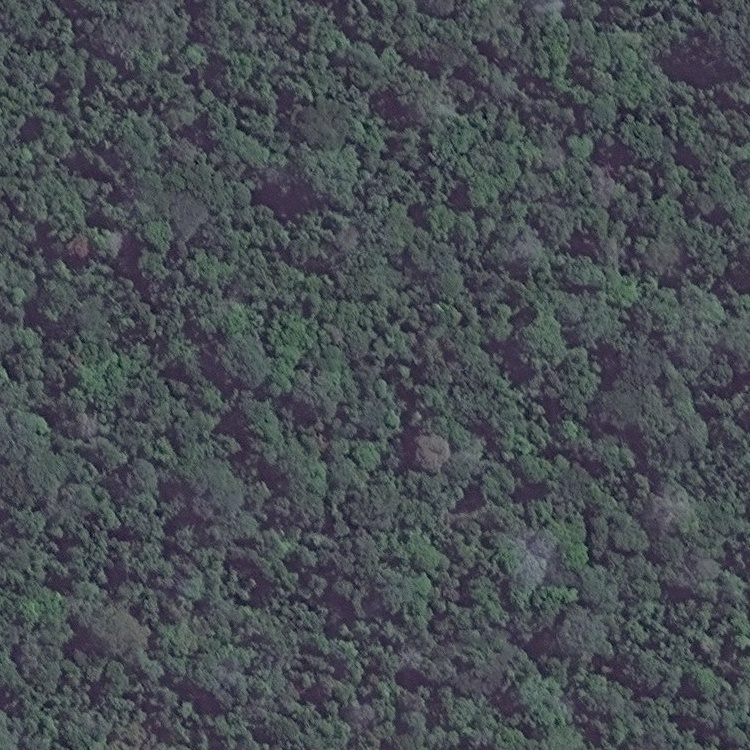
#> input picture Project3/data_750/other/other1.jpg, 750 x 750 px
$ python feature_extraction.py   (older library calls are emulated)
#> lines starting #> are read from the running program, lines starting #| are printed output that depends on the picture
### Project3/image_splitter.py
import numpy
import cv2


def loadimage(image_name):
    pixel_array=cv2.imread(image_name)
    return pixel_array

# [7 lines left out: function displayimage, not called in this run]

def getdimensions(pixel_array):
    return pixel_array.shape

# [31 lines left out: functions saveimg, chop_img, chop_img_set_size, label_and_write_images, not called in this run]

### Project3/feature_extraction.py
import cv2
import image_splitter

def converttogreyscale(image_array):
    image_array=cv2.cvtColor(image_array,cv2.COLOR_RGB2GRAY)
    return image_array


import numpy as np
import matplotlib.pyplot as plt
from skimage.feature import local_binary_pattern
from skimage import data
from skimage.color import label2rgb

plt.rcParams['font.size'] = 9

# settings for LBP, for more info see
# http://scikit-image.org/docs/dev/auto_examples/features_detection/plot_local_binary_pattern.html
#
radius = 2
n_points = 2 * radius
METHOD = 'uniform'

# lpb is the local binary pattern computed for each pixel in the image
# [77 lines left out: functions hist, kullback_leibler_divergence, match, run_LBP, not called in this run]


from skimage.feature import hog
from skimage import  exposure

# [25 lines left out: function run_hog, not called in this run]

from scipy import ndimage as ndi

from skimage.util import img_as_float
from skimage.filters import gabor_kernel


def compute_feats(image, kernels):
    feats = np.zeros((len(kernels), 2), dtype=np.double)
    for k, kernel in enumerate(kernels):
        filtered = ndi.convolve(image, kernel, mode='wrap')
        feats[k, 0] = filtered.mean()
        feats[k, 1] = filtered.var()
    return feats


def match(feats, ref_feats):
    min_error = np.inf
    min_i = None
    for i in range(ref_feats.shape[0]):
        error = np.sum((feats - ref_feats[i, :])**2)
        if error < min_error:
            min_error = error
            min_i = i
    return min_i


# prepare filter bank kernels
kernels = []
for theta in range(4):
    theta = theta / 4. * np.pi
    for sigma in (1, 3):
        for frequency in (0.05, 0.25):
            kernel = np.real(gabor_kernel(frequency, theta=theta,
                                          sigma_x=sigma, sigma_y=sigma))
            kernels.append(kernel)


shrink = (slice(0, None, 3), slice(0, None, 3))
other1=image_splitter.loadimage("./data_750/other/other1.jpg")
#> in loadimage, pixel_array is the input picture: shape (750, 750, 3); mean B, G, R 82.8, 77.2, 71.6
other1=converttogreyscale(other1)
other1 = img_as_float(other1)[shrink]
agri5=image_splitter.loadimage('./data_750/agriculture/agr5.jpg')
#> call 2 of loadimage, with image_name = './data_750/agriculture/agr5.jpg'
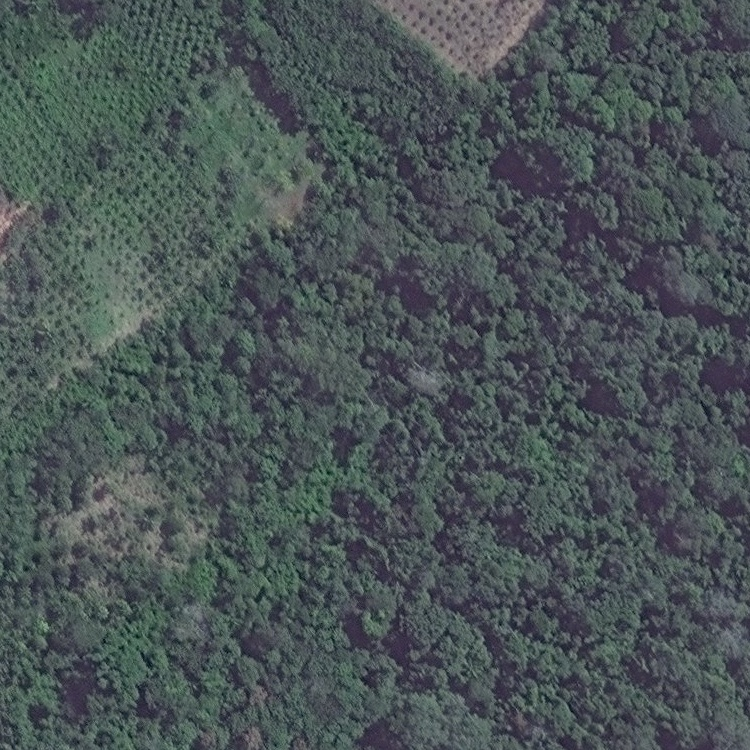
#> input picture Project3/data_750/agriculture/agr5.jpg, 750 x 750 px
#> in loadimage, pixel_array is the input picture: shape (750, 750, 3); mean B, G, R 86.2, 84.2, 74.4
agri5=converttogreyscale(agri5)
agri5 = img_as_float(agri5)[shrink]
agri9=image_splitter.loadimage('./data_750/agriculture/agr9.jpg')
#> call 3 of loadimage, with image_name = './data_750/agriculture/agr9.jpg'
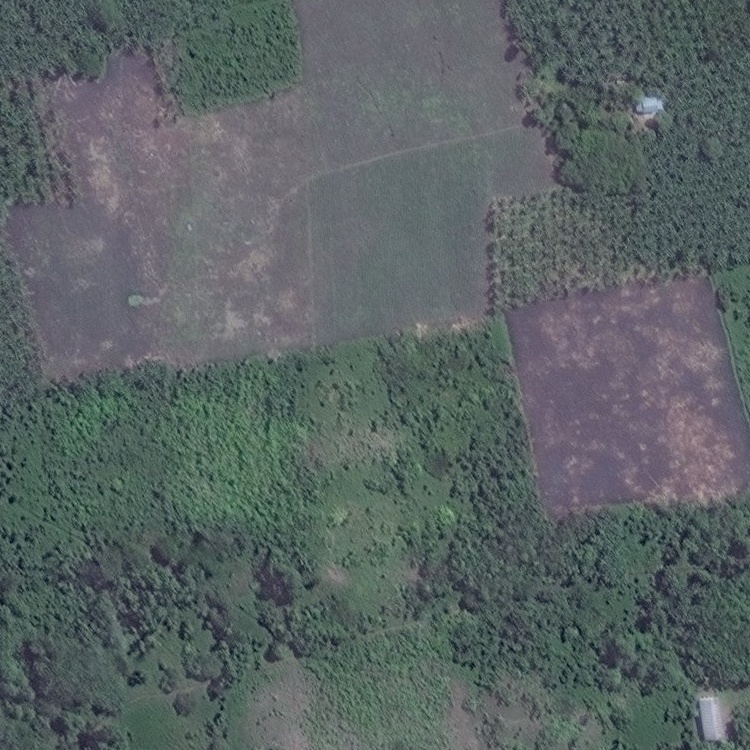
#> input picture Project3/data_750/agriculture/agr9.jpg, 750 x 750 px
#> in loadimage, pixel_array is the input picture: shape (750, 750, 3); mean B, G, R 100.3, 99.5, 90.2
agri9=converttogreyscale(agri9)
agri9 = img_as_float(agri9)[shrink]
image_names = ('other1', 'agri5', 'agri9')
images = (other1, agri5, agri9)

# prepare reference features
ref_feats = np.zeros((3, len(kernels), 2), dtype=np.double)
ref_feats[0, :, :] = compute_feats(other1, kernels)
#> after the loop in compute_feats, `for k, kernel in enumerate(kernels):`: feats = 16 rows, first 8: [0.292, 0.00169], [0.0892, 0.000445], [0.197, 0.000303], [0.000294, 3.41e-05], [0.292, 0.00168], [0.0894, 0.00034], [0.199, 0.000274], [4.73e-05, 1.87e-05]
ref_feats[1, :, :] = compute_feats(agri5, kernels)
#> after the loop in compute_feats (call 2), `for k, kernel in enumerate(kernels):`: feats = 16 rows, first 8: [0.312, 0.00232], [0.0955, 0.000521], [0.211, 0.000607], [0.000314, 3.73e-05], [0.312, 0.00231], [0.0956, 0.000421], [0.213, 0.00059], [5.06e-05, 2.55e-05]
ref_feats[2, :, :] = compute_feats(agri9, kernels)
#> after the loop in compute_feats (call 3), `for k, kernel in enumerate(kernels):`: feats = 16 rows, first 8: [0.368, 0.0025], [0.112, 0.000398], [0.248, 0.000912], [0.00037, 2.09e-05], [0.368, 0.00249], [0.113, 0.000342], [0.25, 0.000917], [5.96e-05, 1.15e-05]

print('Rotated images matched against references using Gabor filter banks:')

print('original: brick, rotated: 30deg, match result: ', end='')
feats = compute_feats(ndi.rotate(other1, angle=190, reshape=False), kernels)
#> after the loop in compute_feats (call 4), `for k, kernel in enumerate(kernels):`:
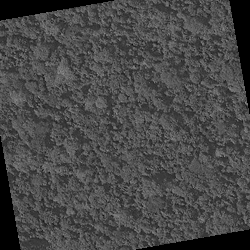
#> image: shape (250, 250) float64; min 0, max 0.565, mean 0.283
#> after the loop in compute_feats (call 4), `for k, kernel in enumerate(kernels):`: feats = 16 rows, first 8: [0.27, 0.00703], [0.0824, 0.000955], [0.182, 0.00244], [0.000271, 3.83e-05], [0.27, 0.00702], [0.0825, 0.000861], [0.183, 0.00244], [4.37e-05, 1.47e-05]
print(image_names[match(feats, ref_feats)])
#> the loop in match, `for i in range(ref_feats.shape[0]):` made 3 passes
#> (error, min_error) on pass 1: (0.00325, 0.00325)
#> error on passes 2 to 3: 0.0115, 0.0601
#> after the loop in match, `for i in range(ref_feats.shape[0]):`: min_error = 0.00325; min_i = 0
#| other1

print('original: brick, rotated: 70deg, match result: ', end='')
feats = compute_feats(ndi.rotate(other1, angle=70, reshape=False), kernels)
#> after the loop in compute_feats (call 5), `for k, kernel in enumerate(kernels):`:
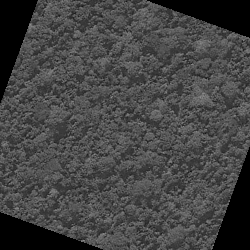
#> image: shape (250, 250) float64; min 0, max 0.559, mean 0.268
#> after the loop in compute_feats (call 5), `for k, kernel in enumerate(kernels):`: feats = 16 rows, first 8: [0.255, 0.0104], [0.0781, 0.00119], [0.172, 0.00404], [0.000257, 1.9e-05], [0.255, 0.0105], [0.0782, 0.00126], [0.174, 0.00412], [4.14e-05, 3.23e-05]
print(image_names[match(feats, ref_feats)])
#> the loop in match (call 2), `for i in range(ref_feats.shape[0]):` made 3 passes
#> (error, min_error) on pass 1: (0.00869, 0.00869)
#> error on passes 2 to 3: 0.0205, 0.0789
#| other1

print('original: grass, rotated: 145deg, match result: ', end='')
feats = compute_feats(ndi.rotate(agri5, angle=145, reshape=False), kernels)
#> after the loop in compute_feats (call 6), `for k, kernel in enumerate(kernels):`:
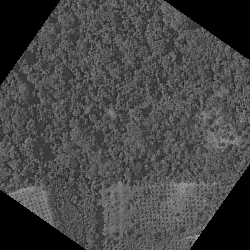
#> image: shape (250, 250) float64; min 0, max 0.7, mean 0.274
#> after the loop in compute_feats (call 6), `for k, kernel in enumerate(kernels):`: feats = 16 rows, first 8: [0.261, 0.0152], [0.0797, 0.00173], [0.176, 0.00626], [0.000262, 4.17e-05], [0.261, 0.0152], [0.0798, 0.00169], [0.177, 0.00635], [4.23e-05, 3.26e-05]
print(image_names[match(feats, ref_feats)])
#| other1


def power(image, kernel):
    # Normalize images for better comparison.
    image = (image - image.mean()) / image.std()
    return np.sqrt(ndi.convolve(image, np.real(kernel), mode='wrap')**2 +
                   ndi.convolve(image, np.imag(kernel), mode='wrap')**2)

# Plot a selection of the filter bank kernels and their responses.
results = []
kernel_params = []
for theta in (0, 1):
    theta = theta / 4. * np.pi
    for frequency in (0.1, 0.4):
        kernel = gabor_kernel(frequency, theta=theta)
        params = 'theta=%d,\nfrequency=%.2f' % (theta * 180 / np.pi, frequency)
        kernel_params.append(params)
        # Save kernel and the power image for each image
        results.append((kernel, [power(img, kernel) for img in images]))
#> this loop made 2 passes
#> theta on pass 2: 0.785
#> pass 1, in power (call 3), `image = (image - image.mean()) / image.std()`:
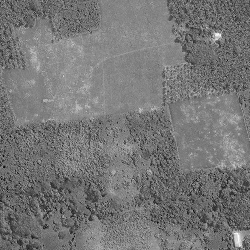
#> image: shape (250, 250) float64; min -4.71, max 5.4, mean -1.82e-18; drawn with min black and max white
#> after the loop, kernel_params = 4 items; results = 4 items

fig, axes = plt.subplots(nrows=5, ncols=4, figsize=(5, 6))
plt.gray()

fig.suptitle('Image responses for Gabor filter kernels', fontsize=12)

axes[0][0].axis('off')

# Plot original images
for label, img, ax in zip(image_names, images, axes[0][1:]):
    ax.imshow(img)
    ax.set_title(label, fontsize=9)
    ax.axis('off')
#> this loop made 3 passes
#> label on passes 1 to 3: 'other1', 'agri5', 'agri9'

for label, (kernel, powers), ax_row in zip(kernel_params, results, axes[1:]):
    # Plot Gabor kernel
    ax = ax_row[0]
    ax.imshow(np.real(kernel), interpolation='nearest')
    ax.set_ylabel(label, fontsize=7)
    ax.set_xticks([])
    ax.set_yticks([])

    # Plot Gabor responses with the contrast normalized for each filter
    vmin = np.min(powers)
    vmax = np.max(powers)
    for patch, ax in zip(powers, ax_row[1:]):
        ax.imshow(patch, vmin=vmin, vmax=vmax)
        ax.axis('off')
#> this loop made 4 passes
#> (vmin, vmax) on passes 1 to 4: (0.000209, 0.533), (0.00022, 0.743), (0.000265, 0.385), (0.000274, 0.589)

plt.show()
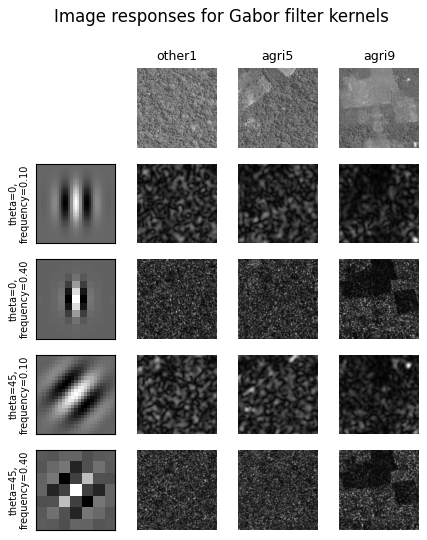
#> figure drawn by matplotlib, 19 panels
